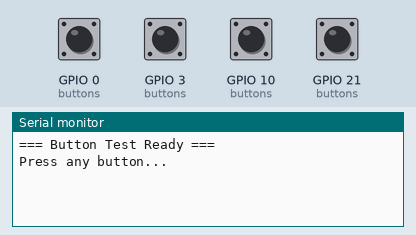
This sketch was run on a simulated ESP32-C3. Shown: the last lines printed to the serial monitor. The test bench sets the inputs (shaded band); at power-on: GPIO 0 (buttons), GPIO 3 (buttons), GPIO 10 (buttons), GPIO 21 (buttons) LOW.

Above: at 1.7 s.
1.8 s: GPIO 0 (buttons) pulled HIGH for 0.15 s
At 2.6 s:
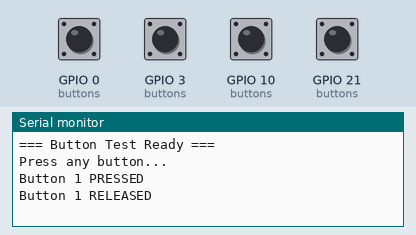
3.4 s: GPIO 3 (buttons) pulled HIGH for 0.15 s
At 3.54 s:
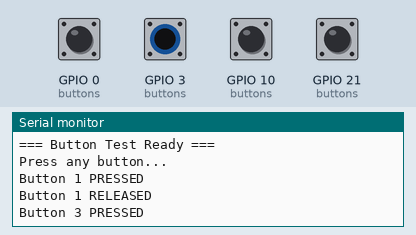
5.0 s: GPIO 10 (buttons) pulled HIGH for 0.15 s
At 5.8 s:
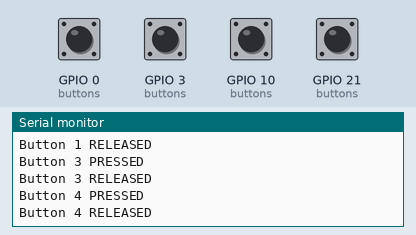
6.6 s: GPIO 21 (buttons) pulled HIGH for 0.15 s
At 7.2 s:
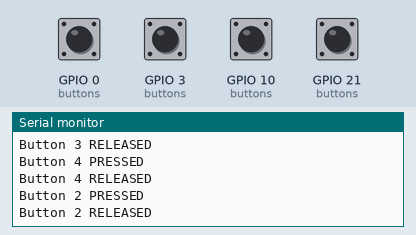
Timing chart, 0 to 9.2 s (numbered marks = the images above; inputs shaded):
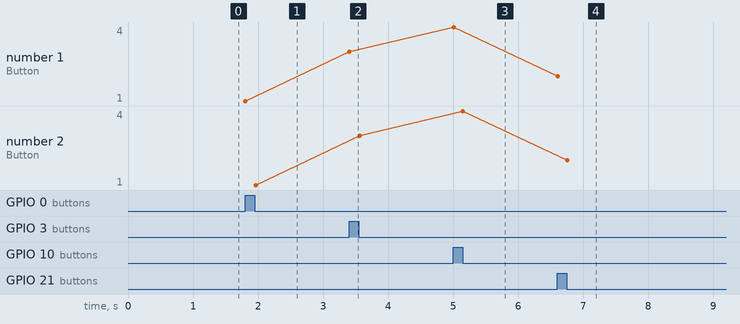

The sketch:

arcade_buttons_arduino.ino
```cpp
// =============================================
// ESP32-C3 Super Mini — Button Test via Serial Monitor
// Wiring: 3.3V → Button COM → Button NO → GPIO
// Open Serial Monitor at 115200 baud
// =============================================

#define BTN1 0
#define BTN2 21
#define BTN3 3
#define BTN4 10

const int buttons[4] = {BTN1, BTN2, BTN3, BTN4};
bool lastState[4] = {LOW, LOW, LOW, LOW};

void setup() {
  Serial.begin(115200);
  delay(500);

  for (int i = 0; i < 4; i++) {
    pinMode(buttons[i], INPUT_PULLDOWN);
  }

  Serial.println("=== Button Test Ready ===");
  Serial.println("Press any button...");
}

void loop() {
  for (int i = 0; i < 4; i++) {
    bool currentState = digitalRead(buttons[i]);

    if (currentState != lastState[i]) {
      if (currentState == HIGH) {
        Serial.print("Button "); Serial.print(i + 1); Serial.println(" PRESSED");
      } else {
        Serial.print("Button "); Serial.print(i + 1); Serial.println(" RELEASED");
      }
      lastState[i] = currentState;
    }
  }
  delay(20);
}
```

Measured:
- after the input at 1.8 s, the serial monitor: prints a new line at once (image 1)
- after the input at 3.4 s, the serial monitor: prints a new line at once (image 2)
- after the input at 5.0 s, the serial monitor: prints a new line at once (image 3)
- after the input at 6.6 s, the serial monitor: prints a new line at once (image 4)
- plotted number 1: 1 → 3 after the input at 3.4 s, 3 → 4 after the input at 5.0 s, 4 → 2 after the input at 6.6 s
- plotted number 2: 1 → 3 after the input at 3.4 s, 3 → 4 after the input at 5.0 s, 4 → 2 after the input at 6.6 s
